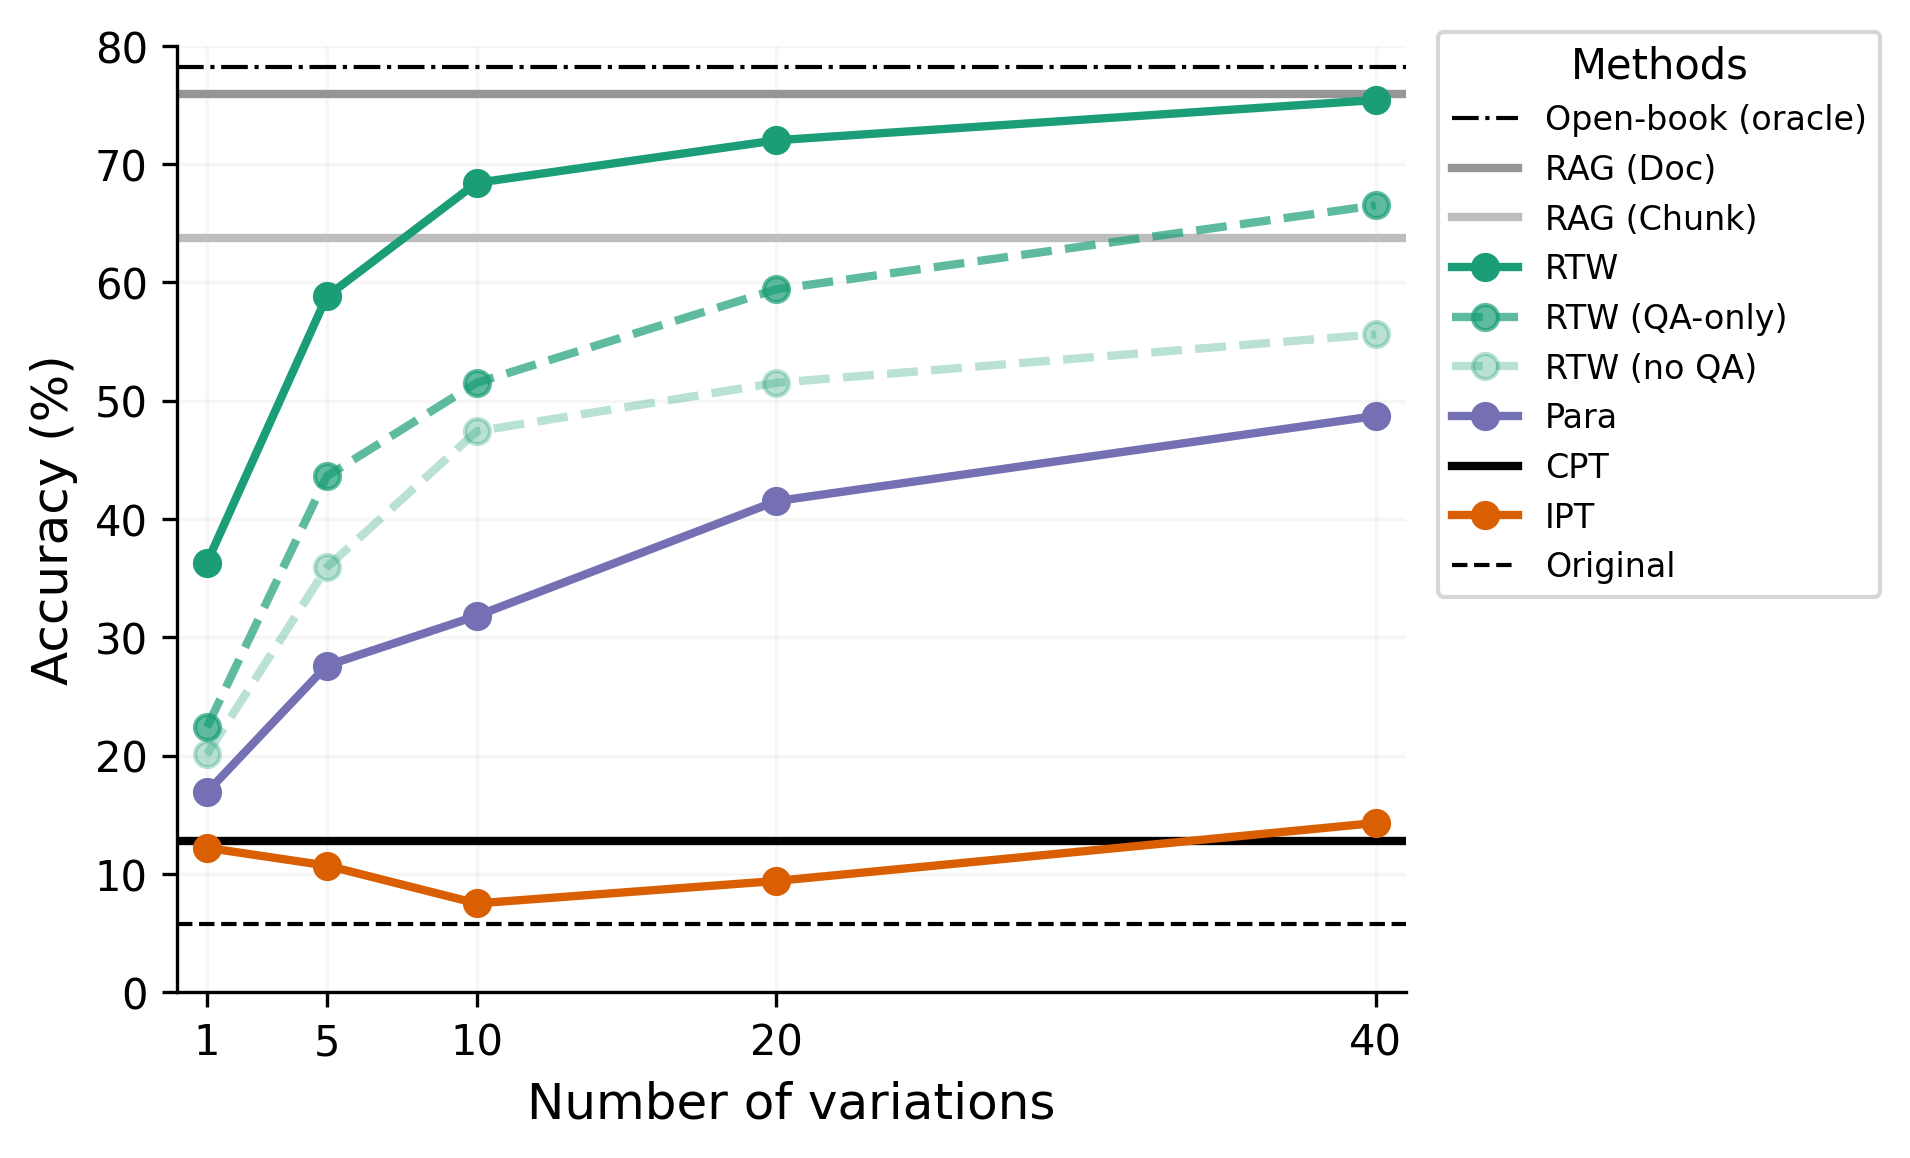

Write the Python code that produced this figure.
import os
import json
import pandas as pd
from glob import glob
from pathlib import Path
import matplotlib.pyplot as plt
from statistics import mean, stdev
from transformers import AutoTokenizer
from datasets import load_dataset, disable_progress_bars
disable_progress_bars()


tokenizer = AutoTokenizer.from_pretrained("meta-llama/Llama-2-7b-chat-hf")

def read_result(news_result_path):
    acc_old_list = []
    acc_new_list = []

    if "*" in news_result_path:
        files = list(glob(news_result_path))
    else:
        files = [news_result_path]

    for file in files:
        df = pd.read_json(file, lines=True)
        df["year"] = df["year"].astype(int)
        df_old = df.query("year <= 2022")
        correct_old = sum(df_old["result"].str.match("yes"))
        df_new = df.query("year > 2022")
        correct_new = sum(df_new["result"].str.match("yes"))
        acc_old_list.append(correct_old / len(df_old) * 100)
        acc_new_list.append(correct_new / len(df_new) * 100)

    mean_new = round(mean(acc_new_list), 1)
    std_new = round(stdev(acc_new_list), 1) if len(acc_new_list) > 1 else 0
    return mean_new


def count_tokens(dataset_name, dataset_config):
    dataset = load_dataset(dataset_name, dataset_config)["train"]
    dataset = dataset.map(
        lambda x: {"length": len(tokenizer.tokenize(x["text"]))},
        remove_columns=dataset.column_names,
        num_proc=os.cpu_count(),
    )
    return sum(dataset["length"])

# cmap = plt.get_cmap('Set1')
cmap = plt.get_cmap('Dark2')
colors = [cmap(i) for i in range(10)]
rtw_qaonly = cmap(0, alpha=0.7)
rtw_noqa = cmap(0, alpha=0.3)

variations = [1, 5, 10, 20, 40]
rag_cmap = plt.get_cmap('tab20c')

results = [
    {
        "name": 'Open-book (oracle)',
        "color": 'black',
        "linewidth": 1,
        "linestyle": 'dashdot',
        "acc": read_result('outputs/results/llama2_7b_chat_original_openbook_evaluations.json'),
    },
    {
        "name": 'RAG (Doc)',
        "color": rag_cmap(17),
        "linewidth": 2,
        "acc": read_result('outputs/results/llama2_7b_chat_original_ragtop1_evaluations.json'),
    },
    {
        "name": 'RAG (Chunk)',
        "color": rag_cmap(18),
        "linewidth": 2,
        "acc": read_result('outputs/results/llama2_7b_chat_original_ragtop5_evaluations.json'),
    },
    {
        "name": "RTW",
        "ticks": variations,
        "color": colors[0],
        "linewidth": 2,
        "acc": [
            read_result(f'outputs/results/llama2_7b_chat_rephrasing_prompts4_repeat{n_repeats}_temperature10_gpt4o_*_closedbook_evaluations.json')
            for n_repeats in variations
        ],
    },
    {
        "name": "RTW (QA-only)",
        "ticks": variations,
        "color": rtw_qaonly,
        "linewidth": 2,
        "linestyle": 'dashed',
        "acc": [
            read_result(f'outputs/results/llama2_7b_chat_rephrasing_prompts1_repeat{n_repeats}_temperature10_gpt4o_*_closedbook_evaluations.json')
            for n_repeats in variations
        ],
    },
    {
        "name": "RTW (no QA)",
        "ticks": variations,
        "color": rtw_noqa,
        "linewidth": 2,
        "linestyle": 'dashed',
        "acc": [
            read_result(f'outputs/results/llama2_7b_chat_rephrasing_prompts3_repeat{n_repeats}_temperature10_gpt4o_*_closedbook_evaluations.json')
            for n_repeats in variations
        ],
    },
    {
        "name": "Para",
        "ticks": variations,
        "color": colors[2],
        "linewidth": 2,
        "acc": [
            read_result(f'outputs/results/llama2_7b_chat_paraphrases_repeat{n_repeats}-temperature_10-gpt4o_closedbook_evaluations.json')
            for n_repeats in variations
        ],
    },
    {
        "name": 'CPT',
        "color": 'black',
        "linewidth": 2,
        "acc": read_result('outputs/results/llama2_7b_chat_vanilla_closedbook_evaluations.json'),
    },
    {
        "name": "IPT",
        "ticks": variations,
        "color": colors[1],
        "linewidth": 2,
        "acc": [
            read_result(f'outputs/results/llama2_7b_chat_instruction_repeat{n_repeats}-temperature_{"00" if n_repeats == 1 else "10"}_*_closedbook_evaluations.json')
            for n_repeats in variations
        ],
    },
    {
        "name": 'Original',
        "color": 'black',
        "linewidth": 1,
        "linestyle": 'dashed',
        "acc": read_result('outputs/results/llama2_7b_chat_original_closedbook_evaluations.json'),
    },
]

plt.figure(figsize=(7, 4), dpi=300)

xticks = [1, 5, 10, 20, 40]

for result in results:
    if isinstance(result['acc'], list):
        plt.plot(
            result['ticks'],
            result['acc'],
            marker='o',
            color=result['color'],
            linewidth=result.get('linewidth', 2),
            label=result['name'],
            linestyle=result.get('linestyle'),
        )
    else:
        plt.axhline(
            result['acc'],
            color=result['color'],
            linewidth=result.get('linewidth', 1),
            label=result['name'],
            linestyle=result.get('linestyle'),
        )

plt.xlim([0, 41])
plt.ylim([0, 80])
plt.xticks(xticks)
plt.xlabel('Number of variations', fontsize=12)
plt.ylabel('Accuracy (%)', fontsize=12)
plt.grid(True, linestyle='-', alpha=0.1)
plt.legend(loc='lower right', fontsize=8, title='Methods', bbox_to_anchor=(1.4, 0.4))

ax = plt.gca()
ax.spines['top'].set_visible(False)
ax.spines['right'].set_visible(False)

# ax.set_xscale('log')
# ax.set_xticks(xticks)
# ax.set_xlim([0, 41])
# import matplotlib.ticker as ticker
# ax.xaxis.set_major_formatter(ticker.ScalarFormatter())

plt.tight_layout()
plt.savefig('./plots/plot-variations.png', bbox_inches='tight')